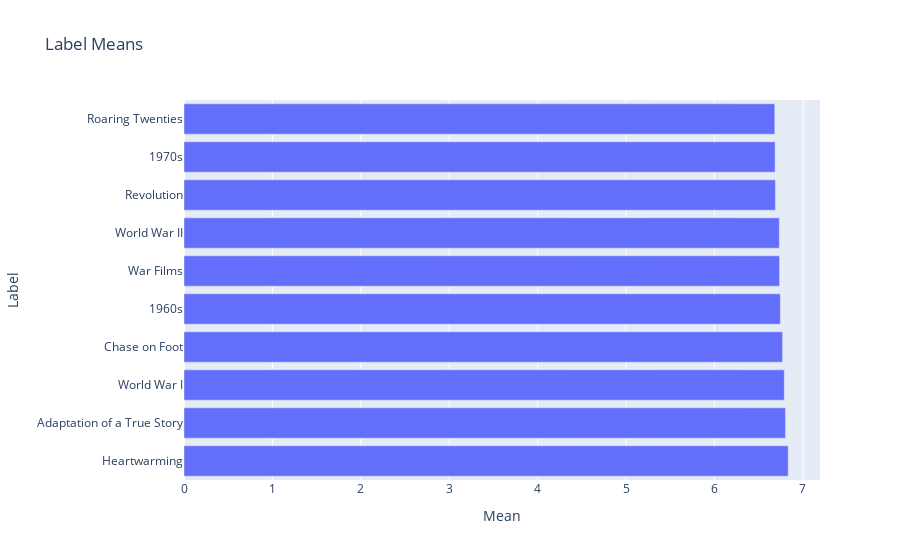

Source (notebook cell):
### Code cell
labels_rattings_df = pd.DataFrame(rating_labels).merge(metadata_df['averageRating'], left_index=True, right_index=True, how='left').copy()
show_label_means(labels_rattings_df,10)

### Figure 1 — Plotly figure (JSON) as saved in the notebook; plotly's stock layout.template omitted (floating-point values rounded to 4 significant figures)
{"data": [{"orientation": "h", "type": "bar", "x": [6.833, 6.803, 6.789, 6.77, 6.745, 6.736, 6.733, 6.689, 6.685, 6.682], "y": ["Heartwarming", "Adaptation of a True Story", "World War I", "Chase on Foot", "1960s", "War Films", "World War II", "Revolution", "1970s", "Roaring Twenties"]}], "layout": {"title": {"text": "Label Means"}, "xaxis": {"title": {"text": "Mean"}}, "yaxis": {"title": {"text": "Label"}}}}
